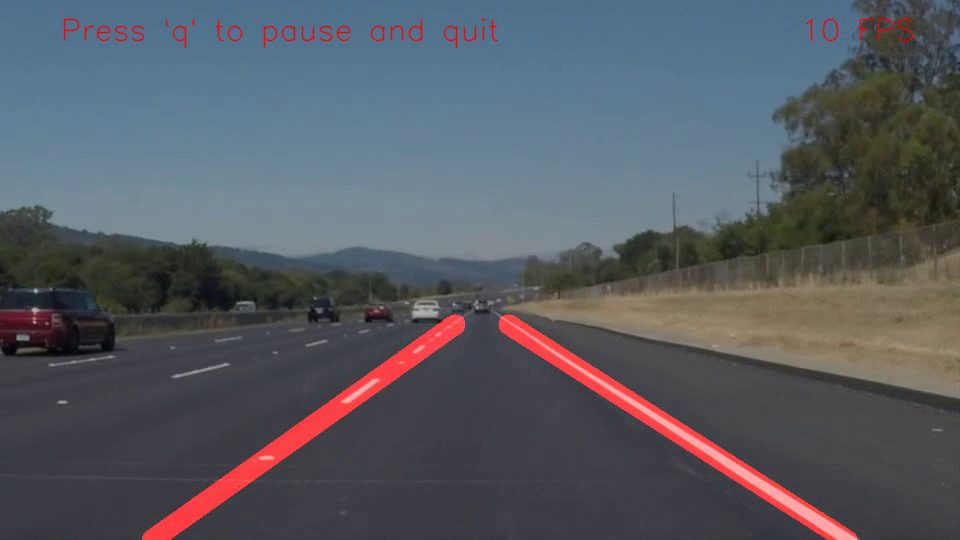
#> input picture frame 20 of project01/result/white_output.mp4, 960 x 540 px, given in place of challenge.mp4, which was not available
$ jupyter execute --allow-errors P1_Result.ipynb   (shell and % lines are left out)   (text cells are left out)
#> lines starting #> are read from the running program, lines starting #| are printed output that depends on the picture
[cell 1]
#importing some useful packages
import matplotlib as mp
import matplotlib.pyplot as plt
import matplotlib.image as mpimg
import numpy as np
import cv2
import math

[cell 2]
def convert_hsv(image):
    return cv2.cvtColor(image, cv2.COLOR_RGB2HSV)

def convert_hls(image):
    return cv2.cvtColor(image, cv2.COLOR_RGB2HLS)

def mask_whiteyellow(image):
    hls = convert_hls(image)
    # hsv = convert_hsv(image)
    # white color mask
    lower = np.uint8([ 0, 200, 0 ])
    upper = np.uint8([ 255, 255, 255 ])
    white_mask = cv2.inRange(hls, lower, upper)
    # yellow color mask
    lower = np.uint8([ 20, 120, 80 ])
    upper = np.uint8([ 100, 200, 255 ])
    yellow_mask = cv2.inRange(hls, lower, upper)
    # combine the mask
    mask = cv2.bitwise_or(white_mask, yellow_mask)
    maskimage = cv2.bitwise_and(image, image, mask = mask)
    return maskimage

[cell 3]
def grayscale(img):
    return cv2.cvtColor(img, cv2.COLOR_RGB2GRAY)
    # Or use BGR2GRAY if you read an image with cv2.imread()
    # return cv2.cvtColor(img, cv2.COLOR_BGR2GRAY)

[cell 4]
def gaussian_blur(img, kernel_size):
    return cv2.GaussianBlur(img, (kernel_size, kernel_size), 0)

[cell 5]
def canny(img, low_threshold, high_threshold):
    return cv2.Canny(img, low_threshold, high_threshold)

[cell 6]
def region_of_interest(img, vertices):
    #defining a blank mask to start with
    mask = np.zeros_like(img)

    #defining a 3 channel or 1 channel color to fill the mask with depending on the input image
    if len(img.shape) > 2:
        channel_count = img.shape[2]  # i.e. 3 or 4 depending on your image
        ignore_mask_color = (255,) * channel_count
    else:
        ignore_mask_color = 255

    #filling pixels inside the polygon defined by "vertices" with the fill color
    cv2.fillPoly(mask, vertices, ignore_mask_color)

    #returning the image only where mask pixels are nonzero
    masked_image = cv2.bitwise_and(img, mask)
    return masked_image

[cell 7]
def draw_lines(img, lines, color=[255, 0, 0], thickness=2):
    for line in lines:
        for x1,y1,x2,y2 in line:
            cv2.line(img, (x1, y1), (x2, y2), color, thickness)

def hough_lines(img, rho, theta, threshold, min_line_len, max_line_gap):
    lines = cv2.HoughLinesP(img, rho, theta, threshold, np.array([]), minLineLength=min_line_len, maxLineGap=max_line_gap)
    line_img = np.zeros((img.shape[0], img.shape[1], 3), dtype=np.uint8)
    draw_lines(line_img, lines)
    return line_img, lines

# Python 3 has support for cool math symbols.

def weighted_img(img, initial_img, α=0.8, β=1., γ=1.):
    return cv2.addWeighted(initial_img, α, img, β, γ)


def line_detect(image):
    # Additional pipeline of masking white and yellow color on image
    whiteyellowimage = mask_whiteyellow(image)
    # First pipeline is to do gray scale
    grayimage = grayscale(whiteyellowimage)
    # Second pipeline is to Gaussion blur and Canny detection
    kernel_size = 5
    gausimage = gaussian_blur(grayimage, kernel_size)
    # Third pipeline is to do Canny detect
    low_threshold = 50
    high_threshold = 150
    cannyimage = canny(gausimage, low_threshold, high_threshold)
    # Foruth pipeline is to select the region of interest or mask image
    imshape = cannyimage.shape
    # vertices = np.array([[(0,660),(650, 430), (690, 430), (imshape[1],660)]], dtype=np.int32)
    vertices = np.array([[(0,imshape[0]*0.9),(imshape[1]*0.45, imshape[0]*0.6), (imshape[1]*0.55, imshape[0]*0.6), (imshape[1],imshape[0]*0.9)]], dtype=np.int32)
    maskimage = region_of_interest(cannyimage,vertices)
    # Fifth pipeline is to hough space transformation
    rho = 2 # distance resolution in pixels of the Hough grid
    theta = np.pi/180 # angular resolution in radians of the Hough grid
    threshold = 20     # minimum number of votes (intersections in Hough grid cell)
    min_line_length = 10 #minimum number of pixels making up a line
    max_line_gap = 200    # maximum gap in pixels between connectable line segments
    houghimage, detectlines = hough_lines(maskimage, rho, theta,
                             threshold, min_line_length, max_line_gap)
    return detectlines

[cell 8]
def slope_xy_avg(detectlines):
    leftlaneslope = []
    rightlaneslope = []
    leftintercept = []
    rightintercept = []
    leftlength = []
    rightlength = []
    count1 = 0
    count2 = 0
    for line in detectlines:
        for x1, y1, x2, y2 in line:
            if x2==x1 or y1==y2:
                continue # ignore grid
            slope = (y2-y1)/(x2-x1)
            intercept = y1 - slope*x1
            length = np.sqrt((y2-y1)**2+(x2-x1)**2)
            if slope>0:
                count1 = count1 + 1
                leftlaneslope.append(slope)
                leftintercept.append(intercept)
                leftlength.append(length)
            else:
                count2 = count1 + 1
                rightlaneslope.append(slope)
                rightintercept.append(intercept)
                rightlength.append(length)
    leftslope = np.dot(leftlaneslope, leftlength) / np.sum(leftlength)
    rightslope = np.dot(rightlaneslope, rightlength) / np.sum(rightlength)
    leftintercept = np.dot(leftintercept, leftlength) / np.sum(leftlength)
    rightintercept = np.dot(rightintercept, rightlength) / np.sum(rightlength)
    return leftslope, rightslope, leftintercept, rightintercept

global lslope
global rslope
global lintercept
global rintercept
def slope_xy_detect(framebuffer):
    leftslope = 0
    rightslope = 0
    leftintercept = 0
    rightintercept = 0
    count = len(framebuffer)
    for frame in framebuffer:
        lines = line_detect(frame)
        lslope, rslope, lintercept, rintercept = slope_xy_avg(lines)
        leftslope = (leftslope + lslope)
        rightslope = (rightslope + rslope)
        leftintercept = (leftintercept + lintercept)
        rightintercept = (rightintercept + rintercept)
    leftslope = leftslope / count
    rightslope = rightslope / count
    leftintercept = leftintercept / count
    rightintercept = rightintercept / count
    return leftslope, rightslope, leftintercept, rightintercept

[cell 9]
def draw_line(y1, y2, slope, intercept):
    x1 = int((y1 - intercept)/slope)
    x2 = int((y2 - intercept)/slope)
    y1 = int(y1)
    y2 = int(y2)
    return ((x1, y1), (x2, y2))

def draw_lane(frame, leftslope, rightslope, leftintercept, rightintercept):
    color = [0, 0, 255] # red lane
    thickness = 20
    lane_image = np.zeros_like(frame)
    y1 = frame.shape[0]
    y2 = y1*0.6
    left_lane  = draw_line(y1, y2, leftslope, leftintercept)
    right_lane = draw_line(y1, y2, rightslope, rightintercept)
    cv2.line(lane_image, *left_lane, color, thickness)
    cv2.line(lane_image, *right_lane, color, thickness)
    return lane_image

def lane_detect(framebuffer):
    # additional pipeline to correct distortion
    # framebuffer = distort_correct(framebuffer)
    # First pipeline is to detect the lane slopes
    lslope, rslope, lintercept, rintercept = slope_xy_detect(framebuffer)
    # print(lslope, rslope, lintercept, rintercept)
    # Second pipeline is to draw the lane image
    laneimage = draw_lane(framebuffer[0], lslope, rslope, lintercept, rintercept)
    return laneimage

[cell 10]
def listshift(l, n):
    return l[n:] + l[:n]

[cell 11]
# Return the final output (image where lines are drawn on lanes)
def process_image(image):

    # The major lane finding pipeline
    # find lines
    lines = line_detect(image)
    # calculate slope
    lslope, rslope, lintercept, rintercept = slope_xy_avg(lines)
    # draw the lane image
    lane = draw_lane(image, lslope, rslope, lintercept, rintercept)

    # Merge the anotated image to the orignal one
    # merge the lane image with current frame
    merge = weighted_img(lane, image)

    return merge

[cell 12]
# Define Variables
font                   = cv2.FONT_HERSHEY_SIMPLEX
UpLeftCornerOfText     = (60,40)
UpRightCornerOfText    = (800,40)
fontScale              = 1
fontColor              = (0,0,255)
lineThick              = 1
lineType               = cv2.LINE_AA
fps                    = 10
framebuffersize        = 10
framebuffer            = []
showimageonce          = 1

[cell 13]
# The video processing loop
while(True):

# Define the OpenCV parameters
    # read the video source
    cap = cv2.VideoCapture('../test_videos/challenge.mp4')
    capfps = cap.get(cv2.CAP_PROP_FPS)
    # Get current width of frame
    frame_width = cap.get(cv2.CAP_PROP_FRAME_WIDTH)   # float
    # Get current height of frame
    frame_height = cap.get(cv2.CAP_PROP_FRAME_HEIGHT) # float
    # Define the output file
    filename = '../result/challenge_output.mp4'
    # Define the codec and create VideoWriter object
    fourcc = cv2.VideoWriter_fourcc(*'MP4V')
    framepersec = fps if fps <= capfps else capfps
    out = cv2.VideoWriter(filename, 0x7634706d,
            int(framepersec), (int(frame_width),int(frame_height)))

    # The frame processing loop
    while(cap.isOpened()):

        # Firstly buffer a given number of frame for lane identification.
        # Capture frame-by-frame
        ret, frame = cap.read()
#> frame is the input picture: shape (540, 960, 3); mean B, G, R 97.7, 90.6, 86.9
        if ret == True:
            imshape = frame.shape
#> imshape = (540, 960, 3)
            # create a frame buffer
            if len(framebuffer) < framebuffersize:
                framebuffer.append(frame)
                continue
            else:
                framebuffer = listshift(framebuffer, -1)
                framebuffer[0] = frame

            # The major lane finding pipeline
            # detect the lane and draw in a image from a multiple images buffer
            lane = lane_detect(framebuffer)

            # Merge the anotated image to the orignal one
            # merge the lane image with current frame
            wimage = weighted_img(lane, frame)

            while(showimageonce):
                print('This is the final image:', type(wimage), 'with dimensions:', wimage.shape)
                plt.imshow(wimage)
                showimageonce = 0

            # Using 'q' on keyboard to control the exit of programe
            cv2.putText(wimage, 'Press \'q\' to pause and quit', UpLeftCornerOfText,
                    font, fontScale, fontColor, lineThick, lineType)
            # indicate the frame per second
            if int(fps)<=int(capfps):
                cv2.putText(wimage, str(int(fps))+' FPS', UpRightCornerOfText,
                        font, fontScale, fontColor, lineThick, lineType)
            else:
                cv2.putText(wimage, str(capfps)+' FPS', UpRightCornerOfText,
                        font, fontScale, fontColor, lineThick, lineType)
            # Saves for video
            out.write(wimage)
            # Display the resulting frame
            cv2.imshow('frame',wimage)
            # video play exit
            if cv2.waitKey(int(1000/fps)) & 0xFF == ord('q'):
                break
        else:
            break
    # process exit
    if cv2.waitKey(0) & 0xFF == ord('q'):
#> (key q is pressed here)
        break
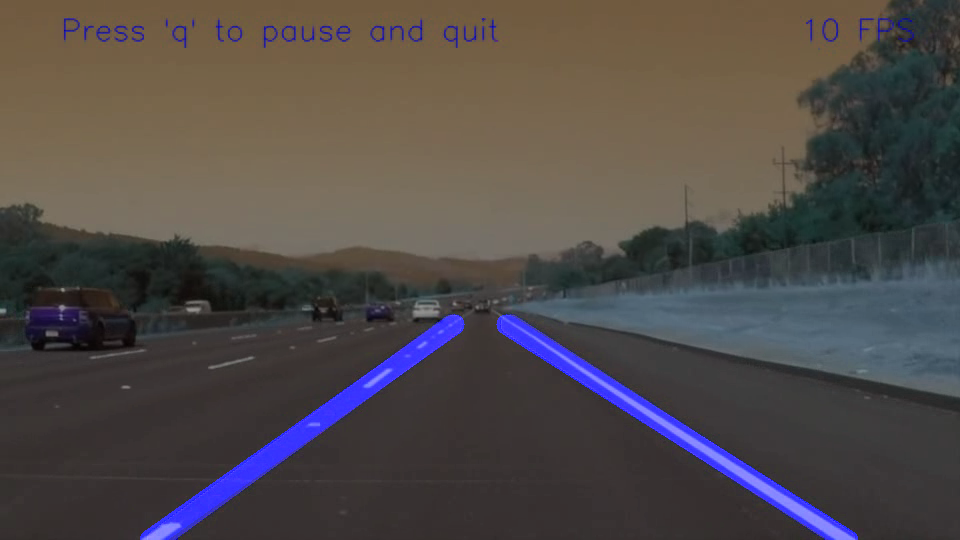
#> shown: shape (540, 960, 3); mean R, G, B 79.8, 73.9, 72.7


$ run again, starting later in the video
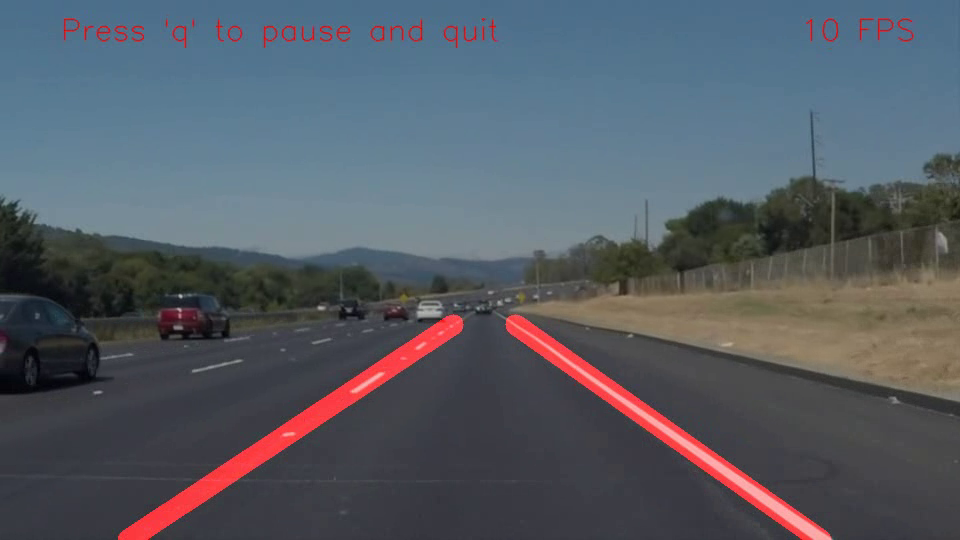
#> input picture frame 91 of project01/result/white_output.mp4, 960 x 540 px, given in place of challenge.mp4, which was not available
#> frame is the input picture: shape (540, 960, 3); mean B, G, R 100.3, 91.5, 85.7
#> `[cell 13] # The video processing loop while(True):  # Define the OpenC..`:
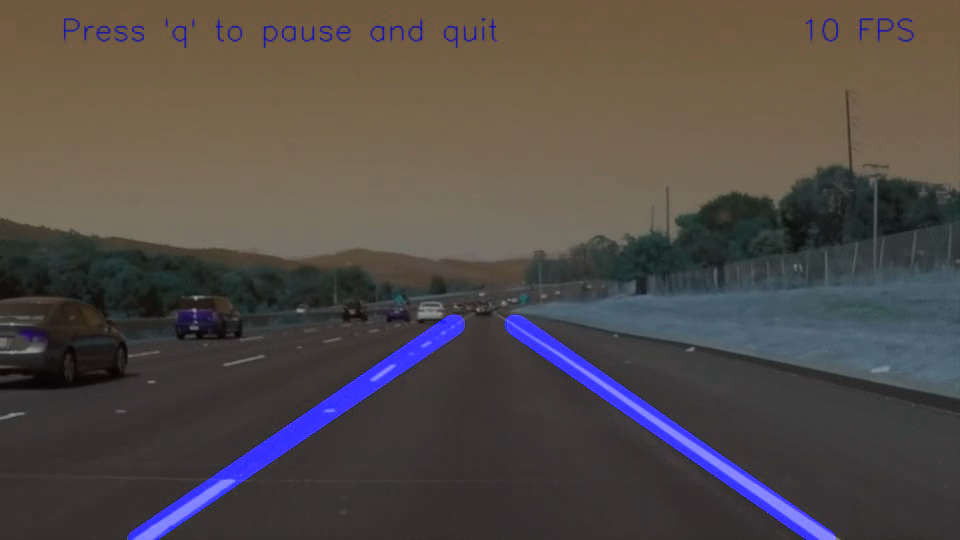
#> shown: shape (540, 960, 3); mean R, G, B 81.7, 74.8, 72.4

$ run again, starting later in the video
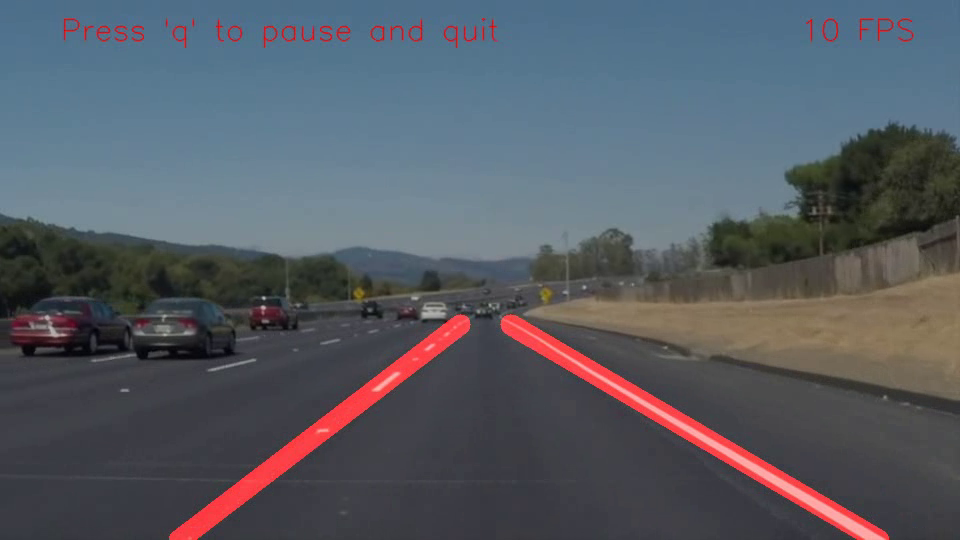
#> input picture frame 163 of project01/result/white_output.mp4, 960 x 540 px, given in place of challenge.mp4, which was not available
#> frame is the input picture: shape (540, 960, 3); mean B, G, R 99.6, 91.4, 86.7
#> `[cell 13] # The video processing loop while(True):  # Define the OpenC..`:
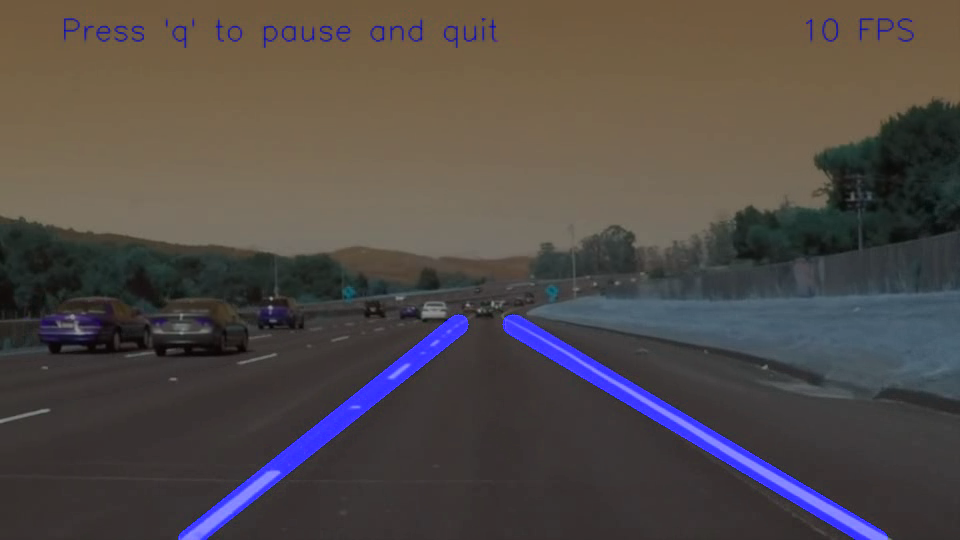
#> shown: shape (540, 960, 3); mean R, G, B 81, 74.3, 71.9
